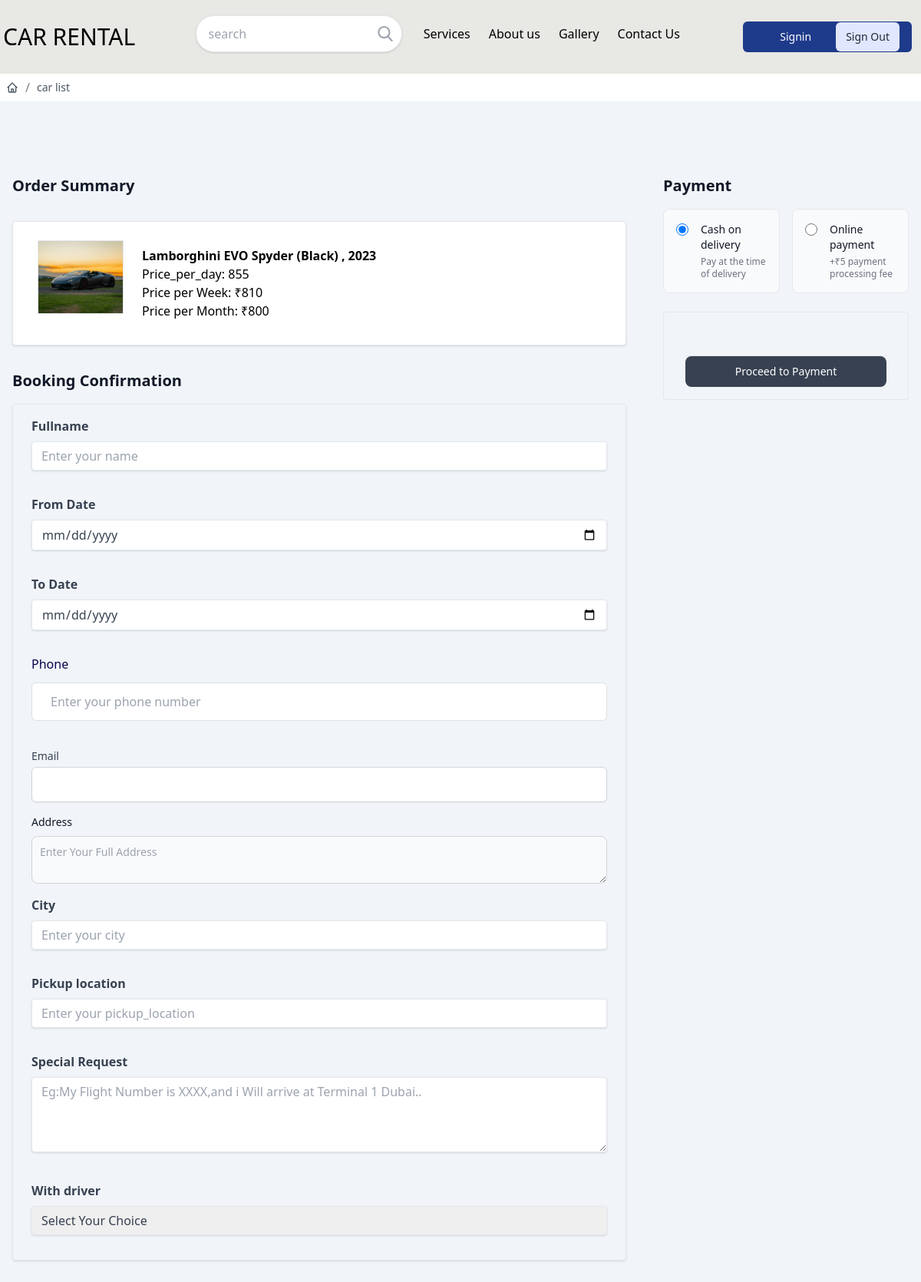
The page /car/29/booking/ (signed in) on the database as committed earlier.
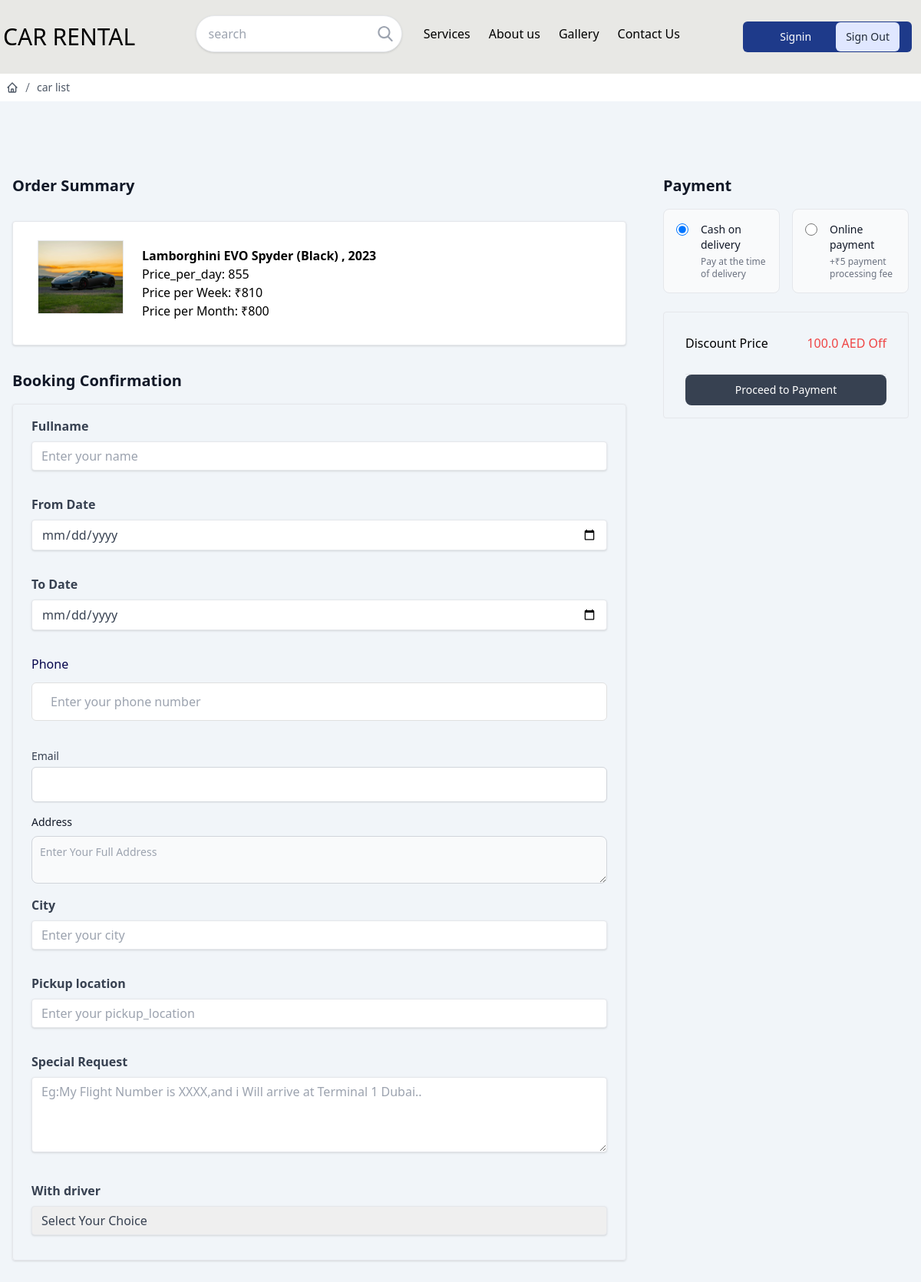
The same page on the database as committed later.
### store/models.py (models this page shows, shortened)
class Discount(models.Model):
    car=models.ForeignKey(Car,on_delete=models.CASCADE,related_name="discounts")
    DISCOUNT_TYPE=[
        ("percentage","Percentage"),
        ("flat amount","flat Amount")
    ]
    discount_type=models.CharField(choices=DISCOUNT_TYPE,max_length=20)
    value=models.FloatField()
    valid_from=models.DateTimeField()
    valid_to=models.DateTimeField()
    active=models.BooleanField(default=True)

### store/views.py (the view, shortened to what this page needs)
# urls.py: path('car/<int:pk>/booking/',views.CarBookingConfirmView.as_view(),name="booking-confirm"),
@method_decorator(decs,name="dispatch")
class CarBookingConfirmView(View):
    template_name="booking_confirm.html"
    form_class=BookingConfirmForm
    def get(self,request,*args,**kwargs):
        car_id=kwargs.get("pk")
        car=Car.objects.get(id=car_id)
        form_instance=self.form_class()
        discount=car.discounts.filter(active=True).first()
        return render(request,self.template_name,{"form":form_instance,"car":car, "discount": discount})

### store/forms.py (shortened to what this page needs)
class BookingConfirmForm(forms.ModelForm):
    class Meta:
        model=CarBooking
        fields=['fullname', 'from_date','to_date','phone','email','address','city','pickup_location','special_request','with_driver','payment_method']
        widgets={
            "from_date":forms.DateInput(attrs={"class":"form-control","type":"date"}),
            "to_date":forms.DateInput(attrs={"class":"form-control","type":"date"}),
            "with_driver":forms.Select(attrs={"class":"form-control form-select"})
        }

### store/templates/booking_confirm.html (shortened to what the changed rows need)
{%extends 'base.html'%}
{%block main_block%}
<section class="bg-slate-100 py-8 antialiased light:bg-gray-900 md:py-16">
    <form action="" method="post" class="mx-auto max-w-screen-xl px-4 2xl:px-0">
        <div class="mt-6 sm:mt-8 lg:flex lg:items-start lg:gap-12 xl:gap-16">
            <div class="min-w-0 flex-1 space-y-8">
                  <h2 class="text-xl font-semibold text-gray-900 light:text-white">Order Summary</h2>
                <div class="space-y-4">
                    <h2 class="text-xl font-semibold text-gray-900 light:text-white">Booking Confirmation</h2>
                </div>
            </div>
            <div class="mt-6 w-full space-y-6 sm:mt-8 lg:mt-0 lg:max-w-xs xl:max-w-md">
                <div class="flow-root border rounded p-7">
                    <div class="-my-3 divide-y divide-gray-200 light:divide-gray-800">
                        <dl class="flex items-center justify-between gap-4 py-3">
                            {%if discount%}
                            <dt class="text-base font-normal text-dark-500 light:text-gray-400">Discount Price </dt>
                            {%if discount.discount_type == "percentage"%}
                            <dd class="text-base font-medium text-red-500 light:text-white"> {{ discount.value }}% Off</dd>
                            {%else%}
                            <dd class="text-base font-medium text-red-500 light:text-white"> {{ discount.value }} AED Off</dd>
                            {%endif%}
                            {%endif%}
                        </dl>
                </div>
            </div>
        </div>
    </form>
</section>
{%endblock%}

Rows that differ between the two databases and show on the page:
added Discount: value "100.0"
Other text that changed with them:
text now shown: "Discount Price AED Off"
